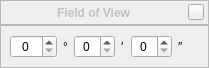
<?xml version="1.0" encoding="UTF-8"?>
<ui version="4.0">
 <class>fieldOfViewDialogForm</class>
 <widget class="QWidget" name="fieldOfViewDialogForm">
  <property name="geometry">
   <rect>
    <x>0</x>
    <y>0</y>
    <width>209</width>
    <height>68</height>
   </rect>
  </property>
  <property name="styleSheet">
   <string notr="true"/>
  </property>
  <layout class="QGridLayout" name="gridLayout">
   <property name="leftMargin">
    <number>0</number>
   </property>
   <property name="topMargin">
    <number>0</number>
   </property>
   <property name="rightMargin">
    <number>0</number>
   </property>
   <property name="bottomMargin">
    <number>0</number>
   </property>
   <property name="spacing">
    <number>0</number>
   </property>
   <item row="0" column="0">
    <widget class="BarFrame" name="TitleBar">
     <property name="sizePolicy">
      <sizepolicy hsizetype="Expanding" vsizetype="Preferred">
       <horstretch>0</horstretch>
       <verstretch>0</verstretch>
      </sizepolicy>
     </property>
     <property name="minimumSize">
      <size>
       <width>16</width>
       <height>25</height>
      </size>
     </property>
     <property name="maximumSize">
      <size>
       <width>16777215</width>
       <height>25</height>
      </size>
     </property>
     <property name="frameShape">
      <enum>QFrame::StyledPanel</enum>
     </property>
     <layout class="QHBoxLayout">
      <property name="spacing">
       <number>0</number>
      </property>
      <property name="leftMargin">
       <number>0</number>
      </property>
      <property name="topMargin">
       <number>0</number>
      </property>
      <property name="rightMargin">
       <number>4</number>
      </property>
      <property name="bottomMargin">
       <number>0</number>
      </property>
      <item>
       <spacer name="horizontalSpacer">
        <property name="orientation">
         <enum>Qt::Horizontal</enum>
        </property>
        <property name="sizeHint" stdset="0">
         <size>
          <width>40</width>
          <height>20</height>
         </size>
        </property>
       </spacer>
      </item>
      <item>
       <widget class="QLabel" name="stelWindowTitle">
        <property name="palette">
         <palette>
          <active>
           <colorrole role="WindowText">
            <brush brushstyle="SolidPattern">
             <color alpha="255">
              <red>194</red>
              <green>194</green>
              <blue>195</blue>
             </color>
            </brush>
           </colorrole>
           <colorrole role="Text">
            <brush brushstyle="SolidPattern">
             <color alpha="255">
              <red>194</red>
              <green>194</green>
              <blue>195</blue>
             </color>
            </brush>
           </colorrole>
          </active>
          <inactive>
           <colorrole role="WindowText">
            <brush brushstyle="SolidPattern">
             <color alpha="255">
              <red>194</red>
              <green>194</green>
              <blue>195</blue>
             </color>
            </brush>
           </colorrole>
           <colorrole role="Text">
            <brush brushstyle="SolidPattern">
             <color alpha="255">
              <red>194</red>
              <green>194</green>
              <blue>195</blue>
             </color>
            </brush>
           </colorrole>
          </inactive>
          <disabled>
           <colorrole role="WindowText">
            <brush brushstyle="SolidPattern">
             <color alpha="255">
              <red>194</red>
              <green>194</green>
              <blue>195</blue>
             </color>
            </brush>
           </colorrole>
           <colorrole role="Text">
            <brush brushstyle="SolidPattern">
             <color alpha="255">
              <red>194</red>
              <green>194</green>
              <blue>195</blue>
             </color>
            </brush>
           </colorrole>
          </disabled>
         </palette>
        </property>
        <property name="font">
         <font>
          <italic>false</italic>
          <bold>true</bold>
         </font>
        </property>
        <property name="text">
         <string>Field of View</string>
        </property>
       </widget>
      </item>
      <item>
       <spacer name="horizontalSpacer_2">
        <property name="orientation">
         <enum>Qt::Horizontal</enum>
        </property>
        <property name="sizeHint" stdset="0">
         <size>
          <width>40</width>
          <height>20</height>
         </size>
        </property>
       </spacer>
      </item>
      <item>
       <widget class="StelCloseButton" name="closeStelWindow">
        <property name="sizePolicy">
         <sizepolicy hsizetype="Fixed" vsizetype="Fixed">
          <horstretch>0</horstretch>
          <verstretch>0</verstretch>
         </sizepolicy>
        </property>
        <property name="minimumSize">
         <size>
          <width>16</width>
          <height>16</height>
         </size>
        </property>
        <property name="maximumSize">
         <size>
          <width>16</width>
          <height>16</height>
         </size>
        </property>
        <property name="focusPolicy">
         <enum>Qt::NoFocus</enum>
        </property>
        <property name="text">
         <string/>
        </property>
       </widget>
      </item>
     </layout>
    </widget>
   </item>
   <item row="1" column="0">
    <widget class="QWidget" name="fieldOfViewWidget" native="true">
     <layout class="QHBoxLayout" name="horizontalLayout">
      <property name="leftMargin">
       <number>0</number>
      </property>
      <property name="topMargin">
       <number>0</number>
      </property>
      <property name="rightMargin">
       <number>0</number>
      </property>
      <property name="bottomMargin">
       <number>0</number>
      </property>
      <item>
       <widget class="QFrame" name="frame">
        <property name="frameShape">
         <enum>QFrame::StyledPanel</enum>
        </property>
        <property name="frameShadow">
         <enum>QFrame::Raised</enum>
        </property>
        <layout class="QHBoxLayout" name="horizontalLayout_2">
         <item>
          <spacer name="horizontalSpacerLeft">
           <property name="orientation">
            <enum>Qt::Horizontal</enum>
           </property>
           <property name="sizeHint" stdset="0">
            <size>
             <width>13</width>
             <height>20</height>
            </size>
           </property>
          </spacer>
         </item>
         <item>
          <widget class="ExternalStepSpinBox" name="spinner_degree">
           <property name="sizePolicy">
            <sizepolicy hsizetype="Fixed" vsizetype="Fixed">
             <horstretch>0</horstretch>
             <verstretch>0</verstretch>
            </sizepolicy>
           </property>
           <property name="focusPolicy">
            <enum>Qt::StrongFocus</enum>
           </property>
           <property name="contextMenuPolicy">
            <enum>Qt::NoContextMenu</enum>
           </property>
           <property name="wrapping">
            <bool>false</bool>
           </property>
           <property name="frame">
            <bool>true</bool>
           </property>
           <property name="alignment">
            <set>Qt::AlignCenter</set>
           </property>
           <property name="minimum">
            <number>0</number>
           </property>
           <property name="maximum">
            <number>360</number>
           </property>
          </widget>
         </item>
         <item>
          <widget class="QLabel" name="degreeLabel">
           <property name="enabled">
            <bool>true</bool>
           </property>
           <property name="sizePolicy">
            <sizepolicy hsizetype="Expanding" vsizetype="Minimum">
             <horstretch>0</horstretch>
             <verstretch>0</verstretch>
            </sizepolicy>
           </property>
           <property name="maximumSize">
            <size>
             <width>10</width>
             <height>16777215</height>
            </size>
           </property>
           <property name="text">
            <string notr="true">°</string>
           </property>
           <property name="alignment">
            <set>Qt::AlignLeading|Qt::AlignLeft|Qt::AlignVCenter</set>
           </property>
          </widget>
         </item>
         <item>
          <widget class="ExternalStepSpinBox" name="spinner_minute">
           <property name="sizePolicy">
            <sizepolicy hsizetype="Fixed" vsizetype="Fixed">
             <horstretch>0</horstretch>
             <verstretch>0</verstretch>
            </sizepolicy>
           </property>
           <property name="focusPolicy">
            <enum>Qt::StrongFocus</enum>
           </property>
           <property name="contextMenuPolicy">
            <enum>Qt::NoContextMenu</enum>
           </property>
           <property name="frame">
            <bool>true</bool>
           </property>
           <property name="alignment">
            <set>Qt::AlignCenter</set>
           </property>
           <property name="minimum">
            <number>0</number>
           </property>
           <property name="maximum">
            <number>59</number>
           </property>
          </widget>
         </item>
         <item>
          <widget class="QLabel" name="minuteLabel">
           <property name="sizePolicy">
            <sizepolicy hsizetype="Expanding" vsizetype="Preferred">
             <horstretch>0</horstretch>
             <verstretch>0</verstretch>
            </sizepolicy>
           </property>
           <property name="maximumSize">
            <size>
             <width>10</width>
             <height>16777215</height>
            </size>
           </property>
           <property name="text">
            <string notr="true">′</string>
           </property>
           <property name="alignment">
            <set>Qt::AlignLeading|Qt::AlignLeft|Qt::AlignVCenter</set>
           </property>
          </widget>
         </item>
         <item>
          <widget class="ExternalStepSpinBox" name="spinner_second">
           <property name="sizePolicy">
            <sizepolicy hsizetype="Fixed" vsizetype="Fixed">
             <horstretch>0</horstretch>
             <verstretch>0</verstretch>
            </sizepolicy>
           </property>
           <property name="focusPolicy">
            <enum>Qt::StrongFocus</enum>
           </property>
           <property name="contextMenuPolicy">
            <enum>Qt::NoContextMenu</enum>
           </property>
           <property name="frame">
            <bool>true</bool>
           </property>
           <property name="alignment">
            <set>Qt::AlignCenter</set>
           </property>
           <property name="minimum">
            <number>0</number>
           </property>
           <property name="maximum">
            <number>59</number>
           </property>
          </widget>
         </item>
         <item>
          <widget class="QLabel" name="secondLabel">
           <property name="sizePolicy">
            <sizepolicy hsizetype="Expanding" vsizetype="Preferred">
             <horstretch>0</horstretch>
             <verstretch>0</verstretch>
            </sizepolicy>
           </property>
           <property name="maximumSize">
            <size>
             <width>10</width>
             <height>16777215</height>
            </size>
           </property>
           <property name="text">
            <string notr="true">″</string>
           </property>
           <property name="alignment">
            <set>Qt::AlignLeading|Qt::AlignLeft|Qt::AlignVCenter</set>
           </property>
          </widget>
         </item>
         <item>
          <spacer name="horizontalSpacerRight">
           <property name="orientation">
            <enum>Qt::Horizontal</enum>
           </property>
           <property name="sizeHint" stdset="0">
            <size>
             <width>40</width>
             <height>20</height>
            </size>
           </property>
          </spacer>
         </item>
        </layout>
       </widget>
      </item>
     </layout>
    </widget>
   </item>
  </layout>
 </widget>
 <customwidgets>
  <customwidget>
   <class>BarFrame</class>
   <extends>QFrame</extends>
   <header>Dialog.hpp</header>
   <container>1</container>
  </customwidget>
  <customwidget>
   <class>StelCloseButton</class>
   <extends>QPushButton</extends>
   <header>gui/StelCloseButton.hpp</header>
  </customwidget>
  <customwidget>
   <class>ExternalStepSpinBox</class>
   <extends>QSpinBox</extends>
   <header>ExternalStepSpinBox.hpp</header>
  </customwidget>
 </customwidgets>
 <resources/>
 <connections/>
</ui>
